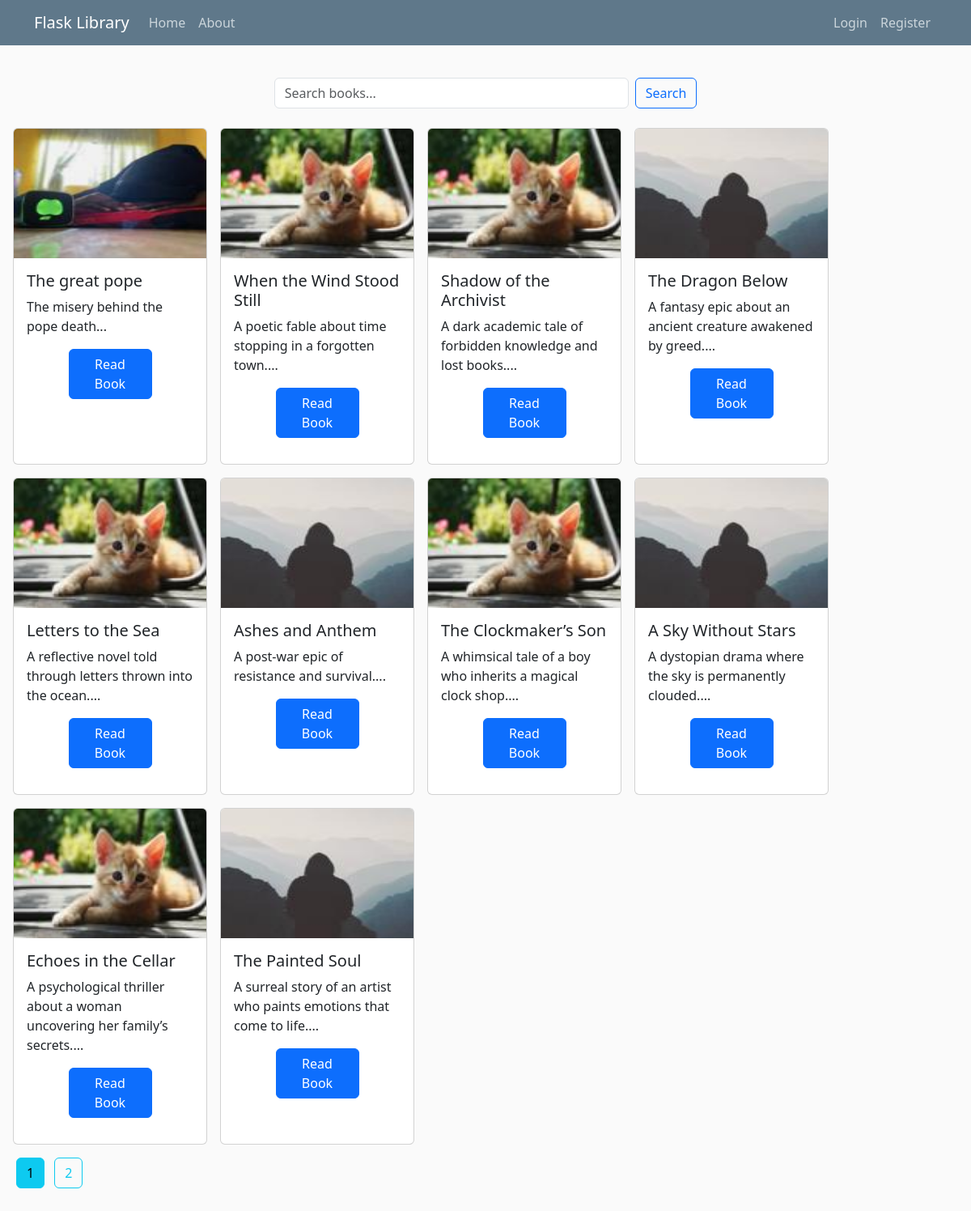
The page /home on the database its author committed.
### flasklibrary/models.py (models this page shows, shortened)
class Book(db.Model):
    id = db.Column(db.Integer, primary_key= True)
    title =  db.Column(db.String(100), nullable=False)
    published_date = db.Column(db.DateTime, nullable = False, default = datetime.utcnow )
    pages = db.Column(db.Integer, nullable=False)
    isbn = db.Column(db.String(50), unique= True,nullable=False)
    description = db.Column(db.String(100),nullable=False)
    image_file = db.Column(db.String(100), nullable=False)
    content = db.Column(db.Text, nullable = False)

### flasklibrary/routes.py (the view)
@app.route("/")
@app.route("/home")
def home():
    search_query = request.args.get('q', '')
    page = request.args.get('page', 1, type=int)
    if search_query:
        books_query = Book.query.filter(
            or_(
                Book.title.ilike(f'%{search_query}%'),
                Book.description.ilike(f'%{search_query}%'),
                Book.isbn.ilike(f'%{search_query}%'),
                Book.content.ilike(f'%{search_query}%')
            )
        ).order_by(Book.published_date.desc())
        books = books_query.paginate(page=page, per_page=10)
        if not books.items:
            flash(f"No results found for '{search_query}'.", 'warning')
    else:
        books = Book.query.order_by(Book.published_date.desc()).paginate(page=page, per_page=10)
    return render_template('home.html', books=books)

### flasklibrary/templates/home.html (shortened to what this page needs)
{% extends "layout.html" %}
{% block content %}
<div class="w-100 d-flex justify-content-center">
  <form method="GET" action="{{ url_for('home') }}" class="mb-4 d-flex w-75 justify-content-center">
    <input type="text" name="q" class="form-control me-2 w-50" placeholder="Search books..." value="{{ request.args.get('q', '') }}">
    <button type="submit" class="btn btn-outline-primary">Search</button>
  </form>
</div>
  {% for book in books.items %}
    <div class="card me-3 mb-3" style="width: 15rem;">
      <img src="{{ url_for('static', filename='profile_pics/' + book.image_file) }}" class="card-img-top" alt="Book image" style="height: 10rem;">
      <div class="card-body">
        <h5 class="card-title">{{ book.title }}</h5>
        <p class="card-text">{{ book.description[:100] }}...</p>
        <a href="{{ url_for('read_book', book_id=book.id) }}" class="btn btn-primary d-block mx-auto mb-3 w-50">Read Book</a>
      </div>
    </div>
  {% endfor %}
<div class="w-100">
  {% for page_num in books.iter_pages(left_edge=1, right_edge=1, left_current=1, right_current=2) %}
    {% if page_num %}
      {% if books.page == page_num %}
        <a class="btn btn-info mb-4 mx-1" href="{{ url_for('home', page=page_num, q=request.args.get('q')) }}">{{ page_num }}</a>
      {% else %}
        <a class="btn btn-outline-info mb-4 mx-1" href="{{ url_for('home', page=page_num, q=request.args.get('q')) }}">{{ page_num }}</a>
      {% endif %}
    {% else %}
      <span class="mx-2 mb-4">…</span>
    {% endif %}
  {% endfor %}
</div>
{% endblock content %}

### flasklibrary/static/main.css (style rules this page uses)
body { background: #fafafa; color: #333333; margin-top: 5rem; }
h1, h2, h3, h4, h5, h6 { color: #444444; }

### rows shown on the page
Book: image_file (picture), title "The great pope", description "The misery behind the pope death"
Book: image_file (picture), title "When the Wind Stood Still", description "A poetic fable about time stopping in a forgotten town."
Book: image_file (picture), title "Shadow of the Archivist", description "A dark academic tale of forbidden knowledge and lost books."
Book: image_file (picture), title "The Dragon Below", description "A fantasy epic about an ancient creature awakened by greed."
Book: image_file (picture), title "Letters to the Sea", description "A reflective novel told through letters thrown into the ocean."
Book: image_file (picture), title "Ashes and Anthem", description "A post-war epic of resistance and survival."
Book: image_file (picture), title "The Clockmaker’s Son", description "A whimsical tale of a boy who inherits a magical clock shop."
Book: image_file (picture), title "A Sky Without Stars", description "A dystopian drama where the sky is permanently clouded."
Book: image_file (picture), title "Echoes in the Cellar", description "A psychological thriller about a woman uncovering her family’s secrets."
Book: image_file (picture), title "The Painted Soul", description "A surreal story of an artist who paints emotions that come to life."

### other values the page prints
{{ page_num }} "1"
{{ page_num }} "2"
